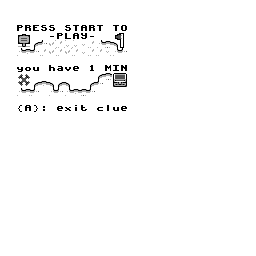

A 2D game scene composited from a Tiled map and its tileset images. What follows is a short description and the map's XML, with every tile layer's data as written:
An orthogonal 32x32 tile map with 8x8 px tiles, 1 tile layer (Tile Layer 1).

<map version="1.10" tiledversion="1.11.2" orientation="orthogonal" renderorder="right-down" width="32" height="32" tilewidth="8" tileheight="8" infinite="0" nextlayerid="2" nextobjectid="1">
 <tileset firstgid="1" source="Tileset_new.tsx" />
 <layer id="1" name="Tile Layer 1" width="32" height="32">
  <data encoding="csv">
257,258,259,260,261,262,263,264,273,274,275,276,277,278,279,280,281,282,283,284,285,286,268,269,270,279,280,281,282,283,284,285,
257,258,259,260,261,262,263,264,273,274,275,276,277,278,279,280,281,282,283,284,285,286,267,268,269,270,279,280,281,282,283,284,
257,258,259,260,261,262,263,264,273,274,275,276,277,278,279,280,281,282,283,284,285,286,267,268,269,270,279,280,281,282,283,284,
257,258,337,339,326,340,340,264,340,341,322,339,341,278,341,336,284,282,283,259,260,261,262,263,264,265,266,280,281,282,283,284,
257,258,163,164,267,267,302,337,333,322,346,302,267,267,271,272,281,282,283,259,260,261,262,263,264,265,266,280,281,282,283,284,
257,258,179,180,141,175,219,220,204,204,199,220,174,208,144,288,281,282,283,259,260,261,262,263,264,265,266,266,281,282,283,284,
257,258,174,207,175,220,219,220,219,220,199,220,220,203,174,175,280,281,282,259,260,261,262,263,264,265,266,265,266,282,283,284,
257,258,259,260,261,262,263,264,273,274,275,283,283,283,279,280,281,282,259,259,259,260,261,262,263,264,265,266,266,265,266,284,
257,258,378,368,374,262,361,354,375,358,275,306,277,334,330,335,267,259,259,259,259,259,259,259,260,261,262,263,264,265,266,284,
257,258,239,240,284,284,267,267,267,267,267,284,141,142,233,234,259,260,261,259,259,260,261,262,259,260,261,262,263,264,265,266,
281,281,255,256,141,207,144,141,144,281,281,141,175,278,249,250,259,260,261,262,259,260,261,262,259,259,260,261,262,263,264,265,
257,258,174,143,175,262,174,175,174,207,208,175,277,278,279,280,259,260,261,262,259,260,261,262,263,259,260,261,262,263,264,265,
257,259,260,261,262,284,284,284,284,263,264,265,266,266,265,266,259,260,261,262,263,264,265,266,266,259,260,261,262,263,264,265,
284,284,380,322,382,315,270,358,377,362,373,284,356,365,374,358,270,259,260,261,262,263,264,270,270,270,260,261,262,263,264,265,
257,258,259,260,286,260,261,262,270,270,270,270,270,270,270,270,270,270,270,270,270,270,270,270,266,259,259,260,261,262,263,264,
257,258,259,260,261,259,260,261,262,263,264,265,259,260,261,262,263,259,260,261,262,263,264,265,266,259,259,260,261,262,263,264,
257,258,258,259,260,259,260,261,262,263,264,265,259,260,261,262,263,259,260,261,262,263,264,265,266,259,259,260,261,262,263,264,
257,258,258,259,260,259,260,261,262,263,264,265,266,259,260,261,259,260,261,262,263,264,265,266,269,270,259,260,261,262,263,264,
257,258,258,259,260,261,259,260,261,262,263,264,265,259,260,259,260,261,262,263,264,265,266,268,269,270,285,286,279,280,281,282,
257,258,259,260,261,262,259,260,261,262,263,264,265,266,259,260,261,262,263,264,265,266,286,268,269,270,285,286,279,280,281,282,
257,258,259,260,261,262,263,259,260,261,262,263,264,265,259,260,261,262,263,264,265,266,286,270,269,270,285,286,279,280,281,282,
257,258,259,260,261,262,263,259,260,261,262,263,264,265,266,266,279,280,281,282,283,284,285,286,269,270,285,286,279,280,281,282,
257,258,259,260,261,262,263,264,265,266,273,274,275,276,277,278,279,280,281,282,283,284,285,286,269,270,285,286,278,279,280,281,
257,258,259,260,261,262,263,264,265,266,273,274,275,276,277,278,279,280,281,282,283,284,285,286,269,270,285,286,278,279,280,281,
257,258,259,260,261,262,263,264,265,266,273,274,275,276,277,278,279,280,281,282,283,284,285,286,269,270,285,286,278,279,280,281,
257,258,259,260,261,262,263,264,265,266,273,274,275,276,277,278,279,280,281,282,283,284,285,286,269,270,285,286,277,278,279,280,
257,258,259,260,261,262,263,264,265,266,273,274,275,276,277,278,279,280,281,282,283,284,285,286,269,270,285,286,277,278,279,280,
257,258,259,260,261,262,263,264,265,266,273,274,275,276,277,278,279,280,281,282,283,284,285,286,269,270,285,286,277,278,279,280,
257,258,259,260,261,262,263,264,265,266,273,274,275,276,277,278,279,280,281,282,283,284,285,286,270,270,285,286,276,277,278,279,
257,258,259,260,261,262,263,264,265,266,267,273,274,275,276,277,278,279,280,281,282,283,284,285,286,270,285,286,276,277,278,279,
257,257,257,257,257,257,257,257,257,257,257,273,274,275,276,277,278,279,280,281,282,283,284,285,286,270,285,286,276,277,278,279,
273,273,273,273,273,273,273,273,273,273,273,273,274,275,276,277,278,279,280,281,282,283,284,285,286,270,285,286,276,277,278,279
</data>
 </layer>
</map>